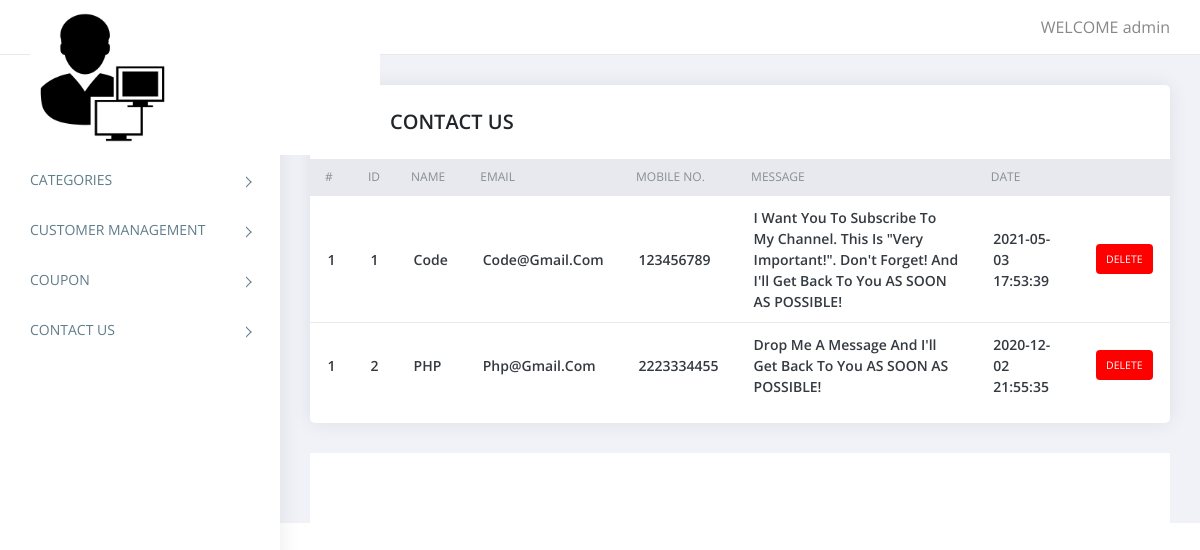
Screenshot of /contact_us.php (signed in) with the database file from the repository.
### tables this page shows
CREATE TABLE `contact_us` (
  `id` int(11) NOT NULL,
  `name` varchar(255) NOT NULL,
  `email` varchar(75) NOT NULL,
  `mobile` varchar(15) NOT NULL,
  `comment` text NOT NULL,
  `added_on` datetime NOT NULL
);

### src/contact_us.php (the view, shortened to what this page needs)
<?php
require('top.inc.php');
$sql="select * from contact_us order by id asc";
$res=mysqli_query($con,$sql);
?>
<div class="content pb-0">
	<div class="orders">
	   <div class="row">
		  <div class="col-xl-12">
			 <div class="card">
				<div class="card-body" style="padding-left:80px;">
				   <h4 class="box-title">CONTACT US </h4>
				</div>
				<div class="card-body--">
				   <div class="table-stats order-table ov-h">
					  <table class="table ">
						 <thead>
							<tr>
							   <th class="serial">#</th>
							   <th>ID</th>
							   <th>Name</th>
							   <th>Email</th>
							   <th>Mobile NO.</th>
							   <th>Message</th>
							   <th>Date</th>
							   <th></th>
							</tr>
						 </thead>
						 <tbody>
							<?php
							$i=1;
							while($row=mysqli_fetch_assoc($res)){?>
							<tr>
							   <td class="serial"><?php echo $i?></td>
							   <td><?php echo $row['id']?></td>
							   <td><?php echo $row['name']?></td>
							   <td><?php echo $row['email']?></td>
							   <td><?php echo $row['mobile']?></td>
							   <td><?php echo $row['comment']?></td>
							   <td><?php echo $row['added_on']?></td>
							   <td>
								<?php
								echo "<span class='badge badge-delete'><a href='?type=delete&id=".$row['id']."'>Delete</a></span>";
								?>
							   </td>
							</tr>
							<?php } ?>
						 </tbody>
					  </table>
				   </div>
				</div>
			 </div>
		  </div>
	   </div>
	</div>
</div>
<?php
require('footer.inc.php');
?>

### src/top.inc.php (shortened to what this page needs)
<!doctype html>
<html class="no-js" lang="">
   <head>
      <link rel="stylesheet" href="assets/css/normalize.css">
      <link rel="stylesheet" href="assets/css/bootstrap.min.css">
      <link rel="stylesheet" href="assets/css/font-awesome.min.css">
      <link rel="stylesheet" href="assets/css/themify-icons.css">
      <link rel="stylesheet" href="assets/css/pe-icon-7-filled.css">
      <link rel="stylesheet" href="assets/css/flag-icon.min.css">
      <link rel="stylesheet" href="assets/css/cs-skin-elastic.css">
      <link rel="stylesheet" href="assets/css/style.css">
   </head>
   <body>
      <aside id="left-panel" class="left-panel">
         <nav class="navbar navbar-expand-sm navbar-default">
            <div id="main-menu" class="main-menu collapse navbar-collapse">
               <ul class="nav navbar-nav">
                  <li class="menu-title">MENU</li>
                  <?php if($_SESSION['ADMIN_ROLE']!=1){?>
				   <li class="menu-item-has-children dropdown">
                     <a href="vendor_management.php" > VENDOR MANAGEMENT </a>
                  </li>
				  <li class="menu-item-has-children dropdown">
                     <a href="categories.php" > CATEGORIES </a>
                  </li>
				  <li class="menu-item-has-children dropdown">
                     <a href="users.php" > CUSTOMER MANAGEMENT </a>
                  </li>
				  <li class="menu-item-has-children dropdown">
                     <a href="coupon_master.php" > COUPON </a>
                  </li>
				  <li class="menu-item-has-children dropdown">
                     <a href="contact_us.php" > CONTACT US</a>
                  </li>
				  <?php } ?>
               </ul>
            </div>
         </nav>
      </aside>
      <div id="right-panel" class="right-panel">
         <header id="header" class="header">
            <div class="top-left">
               <div class="navbar-header">
                  <a class="navbar-brand" href="index.php"><img src="images/MyLogo.png" alt="Logo"></a>
                  <a id="menuToggle" class="menutoggle"><i class="fa fa-bars"></i></a>
               </div>
            </div>
            <div class="top-right">
               <div class="header-menu">
                  <div class="user-area dropdown float-right">
                     <a href="#" class="dropdown-toggle active" data-toggle="dropdown" aria-haspopup="true" aria-expanded="false">WELCOME <?php echo $_SESSION['ADMIN_USERNAME']?></a>
                  </div>
               </div>
            </div>
         </header>

### src/footer.inc.php (shortened to what this page needs)
         <footer class="site-footer">
            <div class="footer-inner bg-white">
               <div class="row">
                  <div class="col-sm-6">
                  </div>
               </div>
            </div>
         </footer>
</div>
</body>
</html>

### rows the page displays
contact_us: id "1", name "Code", email "Code@gmail.com", mobile "123456789", comment "I Want You To Subscribe To My Channel. This Is \"Very Important!\". Don't Forget! And I'll Get Back To You AS SOON AS POSSIBLE!", added_on "2021-05-03 17:53:39"
contact_us: id "2", name "PHP", email "Php@gmail.com", mobile "2223334455", comment "Drop Me A Message And I'll Get Back To You AS SOON AS POSSIBLE!", added_on "2020-12-02 21:55:35"

### other values shown
$_SESSION['ADMIN_USERNAME'] "admin"
